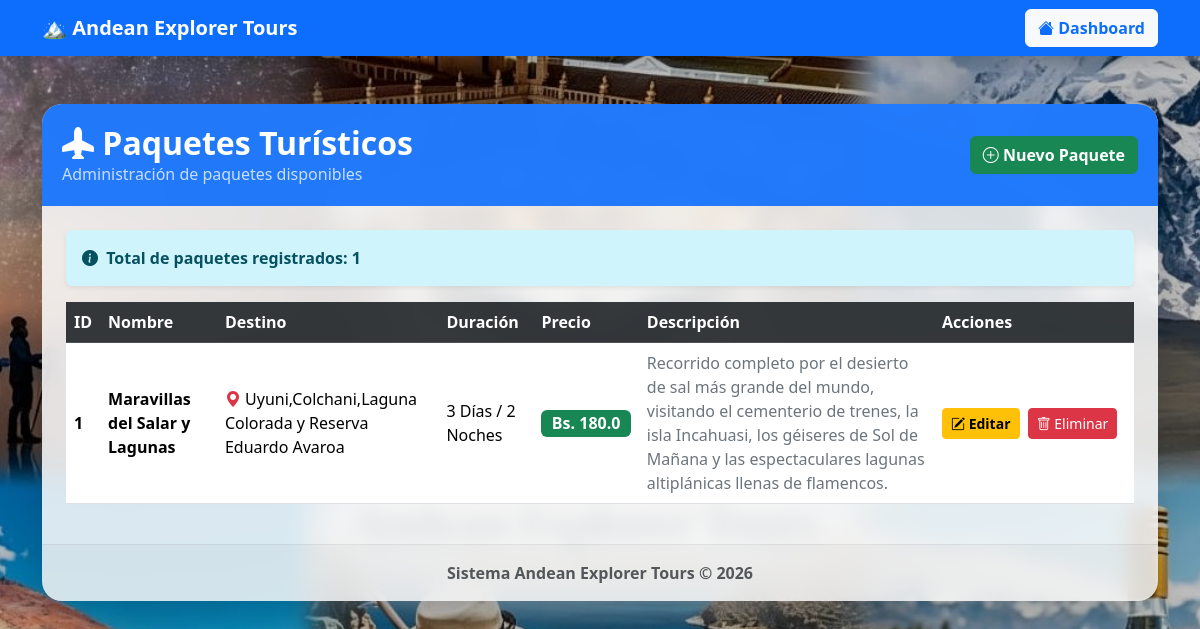
Screenshot of /paquetes (signed in) with the database file from the repository.
### app/models/paquete.py (models this page shows)
class Paquete(db.Model):
    id = db.Column(
        db.Integer,
        primary_key=True
    )
    nombre = db.Column(
        db.String(100),
        nullable=False
    )
    destino = db.Column(
        db.String(100),
        nullable=False
    )
    duracion = db.Column(
        db.String(50)
    )
    precio = db.Column(
        db.Float,
        nullable=False
    )
    descripcion = db.Column(
        db.String(300)
    )

### app/blueprints/paquetes/routes.py (the view)
@paquetes_bp.route('/paquetes')
@login_required
def listar_paquetes():
    paquetes = Paquete.query.all()
    return render_template(
        'paquetes/listar.html',
        paquetes=paquetes
    )

### app/templates/paquetes/listar.html (shortened to what this page needs)
<!DOCTYPE html>
<html lang="es">
<head>
    <link href="https://cdn.jsdelivr.net/npm/bootstrap@5.3.3/dist/css/bootstrap.min.css" rel="stylesheet">
    <link href="https://cdn.jsdelivr.net/npm/bootstrap-icons@1.11.3/font/bootstrap-icons.css" rel="stylesheet">
</head>
<body>
    <nav class="navbar navbar-expand-lg navbar-dark bg-primary shadow">
        <div class="container">
            <a class="navbar-brand fw-bold">
                🏔 Andean Explorer Tours
            </a>
            <a href="/dashboard" class="btn btn-light text-primary fw-bold">
                <i class="bi bi-house-fill"></i> Dashboard
            </a>
        </div>
    </nav>
    <div class="container mt-5 mb-5">
        <div class="card card-glass shadow-lg">
            <div class="card-header text-white">
                <div class="d-flex justify-content-between align-items-center">
                    <div>
                        <h2 class="m-0 fw-bold">
                            <i class="bi bi-airplane-fill"></i> Paquetes Turísticos
                        </h2>
                        <p class="mb-0 opacity-75">
                            Administración de paquetes disponibles
                        </p>
                    </div>
                    <a href="/paquetes/nuevo" class="btn btn-success fw-semibold">
                        <i class="bi bi-plus-circle"></i> Nuevo Paquete
                    </a>
                </div>
            </div>
            <div class="card-body p-4">
                <div class="alert alert-info border-0 shadow-sm fw-semibold">
                    <i class="bi bi-info-circle-fill me-1"></i> Total de paquetes registrados: {{ paquetes|length }}
                </div>
                <div class="table-responsive">
                    <table class="table table-hover align-middle">
                        <thead class="table-dark">
                            <tr>
                                <th>ID</th>
                                <th>Nombre</th>
                                <th>Destino</th>
                                <th>Duración</th>
                                <th>Precio</th>
                                <th>Descripción</th>
                                <th width="200">Acciones</th>
                            </tr>
                        </thead>
                        <tbody>
                            {% for paquete in paquetes %}
                            <tr>
                                <td class="fw-bold">{{paquete.id}}</td>
                                <td><b>{{paquete.nombre}}</b></td>
                                <td>
                                    <i class="bi bi-geo-alt-fill text-danger"></i>
                                    {{paquete.destino}}
                                </td>
                                <td>{{paquete.duracion}}</td>
                                <td>
                                    <span class="badge bg-success fs-6 fw-semibold">
                                        Bs. {{paquete.precio}}
                                    </span>
                                </td>
                                <td class="text-secondary">{{paquete.descripcion}}</td>
                                <td>
                                    <a href="/paquetes/editar/{{paquete.id}}" class="btn btn-warning btn-sm fw-semibold me-1">
                                        <i class="bi bi-pencil-square"></i> Editar
                                    </a>
                                    <a href="/paquetes/eliminar/{{paquete.id}}" class="btn btn-danger btn-sm"
                                       onclick="return confirm('¿Desea eliminar este paquete turístico?')">
                                        <i class="bi bi-trash"></i> Eliminar
                                    </a>
                                </td>
                            </tr>
                            {% endfor %}
                        </tbody>
                    </table>
                </div>
            </div>
            <div class="card-footer text-center fw-semibold text-muted py-3">
                Sistema Andean Explorer Tours © 2026
            </div>
        </div>
    </div>
</body>
</html>

### rows the page displays
Paquete: id "1", nombre "Maravillas del Salar y Lagunas", destino "Uyuni,Colchani,Laguna Colorada y Reserva Eduardo Avaroa", duracion "3 Días / 2 Noches", precio "180.0", descripcion "Recorrido completo por el desierto de sal más grande del mundo, visitando el cementerio de trenes, la isla Incahuasi, los géiseres de Sol de Mañana y las espectaculares lagunas altiplánicas llenas de flamencos."

### other values shown
{{ paquetes|length }} "1"
